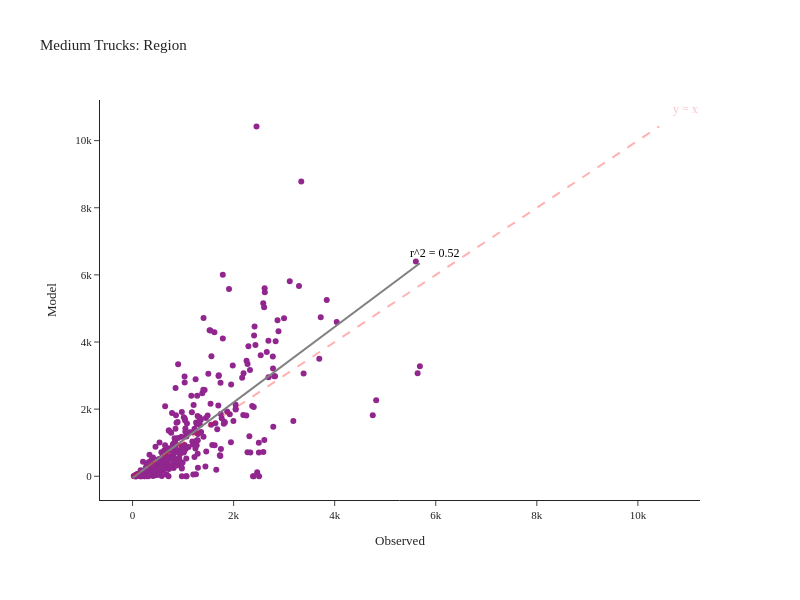

The notebook cell this image was saved under:
### Code cell
fig = create_truck_chart(df_daily_med, 'Medium')
fig.show()

### Figure 1 — Plotly figure (JSON) as saved in the notebook; plotly's stock layout.template omitted (floating-point values rounded to 4 significant figures; data arrays with more than 128 entries replaced by an {"elided": "..."} marker saying what was removed)
{"data": [{"customdata": {"elided": "348x2 str values"}, "hovertemplate": "Observed=%{x}<br>Model=%{y}<br>location=%{customdata[0]}<br>County=%{customdata[1]}<extra></extra>", "legendgroup": "", "line": {"color": "Grey", "width": 2}, "marker": {"color": "#91268F", "symbol": "circle"}, "mode": "markers", "name": "", "orientation": "v", "showlegend": false, "type": "scatter", "x": {"elided": "348 int values"}, "xaxis": "x", "y": {"elided": "348 int values"}, "yaxis": "y"}, {"hovertemplate": "Observed=%{x}<br>Model=%{y}<extra></extra>", "legendgroup": "", "line": {"color": "Grey", "dash": "solid", "width": 2}, "marker": {"symbol": "circle"}, "mode": "lines", "name": "", "orientation": "v", "showlegend": false, "type": "scatter", "x": [0.0, 57.43, 114.9, 172.3, 229.7, 287.2, 344.6, 402.0, 459.5, 516.9, 574.3, 631.8, 689.2, 746.6, 804.1, 861.5, 918.9, 976.4, 1034.0, 1091.0, 1149.0, 1206.0, 1264.0, 1321.0, 1378.0, 1436.0, 1493.0, 1551.0, 1608.0, 1666.0, 1723.0, 1780.0, 1838.0, 1895.0, 1953.0, 2010.0, 2068.0, 2125.0, 2183.0, 2240.0, 2297.0, 2355.0, 2412.0, 2470.0, 2527.0, 2585.0, 2642.0, 2699.0, 2757.0, 2814.0, 2872.0, 2929.0, 2987.0, 3044.0, 3101.0, 3159.0, 3216.0, 3274.0, 3331.0, 3389.0, 3446.0, 3503.0, 3561.0, 3618.0, 3676.0, 3733.0, 3791.0, 3848.0, 3906.0, 3963.0, 4020.0, 4078.0, 4135.0, 4193.0, 4250.0, 4308.0, 4365.0, 4422.0, 4480.0, 4537.0, 4595.0, 4652.0, 4710.0, 4767.0, 4824.0, 4882.0, 4939.0, 4997.0, 5054.0, 5112.0, 5169.0, 5227.0, 5284.0, 5341.0, 5399.0, 5456.0, 5514.0, 5571.0, 5629.0, 5686.0], "xaxis": "x", "y": [-48.88, 15.7, 80.28, 144.9, 209.4, 274.0, 338.6, 403.2, 467.8, 532.3, 596.9, 661.5, 726.1, 790.7, 855.2, 919.8, 984.4, 1049.0, 1114.0, 1178.0, 1243.0, 1307.0, 1372.0, 1436.0, 1501.0, 1566.0, 1630.0, 1695.0, 1759.0, 1824.0, 1889.0, 1953.0, 2018.0, 2082.0, 2147.0, 2211.0, 2276.0, 2341.0, 2405.0, 2470.0, 2534.0, 2599.0, 2663.0, 2728.0, 2793.0, 2857.0, 2922.0, 2986.0, 3051.0, 3116.0, 3180.0, 3245.0, 3309.0, 3374.0, 3438.0, 3503.0, 3568.0, 3632.0, 3697.0, 3761.0, 3826.0, 3890.0, 3955.0, 4020.0, 4084.0, 4149.0, 4213.0, 4278.0, 4343.0, 4407.0, 4472.0, 4536.0, 4601.0, 4665.0, 4730.0, 4795.0, 4859.0, 4924.0, 4988.0, 5053.0, 5117.0, 5182.0, 5247.0, 5311.0, 5376.0, 5440.0, 5505.0, 5570.0, 5634.0, 5699.0, 5763.0, 5828.0, 5892.0, 5957.0, 6022.0, 6086.0, 6151.0, 6215.0, 6280.0, 6344.0], "yaxis": "y"}], "layout": {"annotations": [{"align": "right", "font": {"color": "pink", "size": 12}, "showarrow": false, "text": "y = x", "x": 10940.0, "y": 10940.0}, {"align": "right", "font": {"color": "black", "size": 12}, "showarrow": false, "text": "r^2 = 0.52", "x": 5970.0, "y": 6662.0}], "height": 600, "legend": {"tracegroupgap": 0}, "margin": {"b": 100, "l": 100, "r": 100, "t": 100}, "shapes": [{"line": {"color": "Red", "dash": "dash", "width": 2}, "type": "line", "x0": 0, "x1": 10421, "y0": 0, "y1": 10421}], "title": {"text": "Medium Trucks: Region"}, "width": 800, "xaxis": {"anchor": "y", "domain": [0, 1], "title": {"text": "Observed"}}, "yaxis": {"anchor": "x", "domain": [0, 1], "title": {"text": "Model"}}}}
